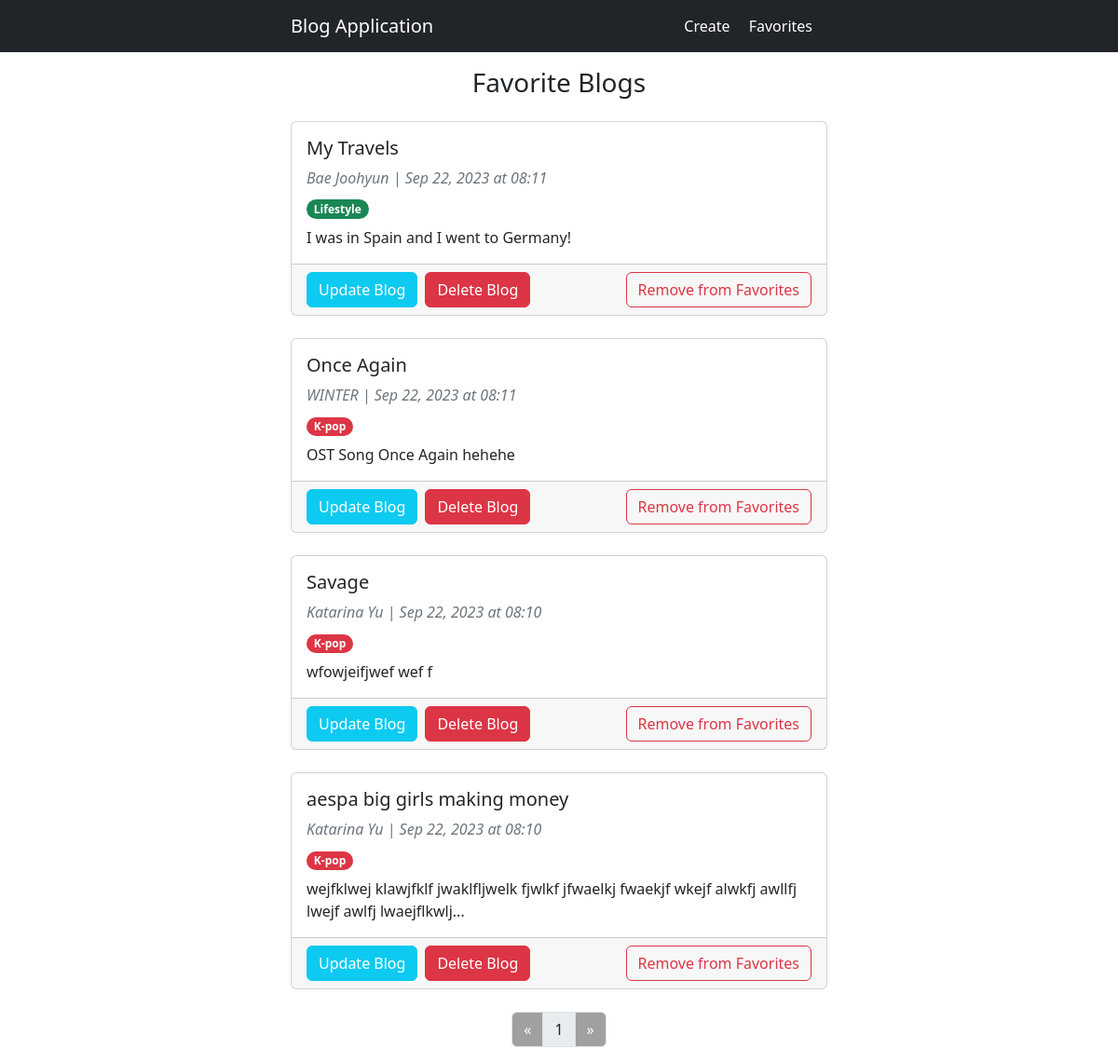
/favorites, run on the app's committed database.
### blog/models.py (models this page shows, shortened)
class Blog(models.Model):
    author = models.CharField(max_length=200)
    title = models.CharField(max_length=200)
    category = models.CharField(max_length=200)
    content = models.CharField(max_length=1000)
    created_at = models.DateTimeField('created_at', auto_now_add=True)

### blog/views.py (the view)
# urls.py: path('favorites', views.favorites, name = 'favorites'),
def favorites(request):
    template = 'blog/favorites.html'
    path = request.path
    per_page = 5
    try:
        page_number = int(request.GET.get('page'))
    except (ValueError, TypeError) as _:
        page_number = 1
    blogs = Blog.objects.filter(favorite__isnull=False).order_by('-created_at')
    offset = page_number * per_page - per_page
    limit = page_number * per_page
    total = len(blogs)
    result = blogs[offset:limit]
    context = {
        'blogs': result,
        'page': page_number,
        'total': total,
        'range': range(1, math.ceil(total / per_page) + 1),
        'current_url': path
    }
    return render(request, template, context)

### blog/templatetags/tags.py (called while the page is built)
@register.filter('format_title')
def format_title(title):
    if len(title) > 100:
        return title[:100] + "..."
    return title

@register.filter('format_content')
def format_content(content):
    if len(content) > 100:
        return content[:100] + "..."
    return content

@register.filter('get_previous_page')
def get_previous_page(page):
    if page == 1:
        return page
    return int(page) - 1

@register.filter('get_next_page')
def get_next_page(page, total):
    if page >= len(total):
        return page
    return int(page) + 1

@register.filter('get_color')
def get_color(key):
    category =  {
        'Lifestyle': 'text-bg-success',
        'K-pop': 'text-bg-danger',
        'Sports': 'text-bg-warning',
        'Politics': 'text-bg-info',
        'Entertainment': 'text-bg-secondary',
    }
    return category.get(key, 'text-bg-secondary')

### blog/templates/blog/favorites.html (shortened to what this page needs)
{% extends 'base.html' %}
{% load tags %}
{% block content %}
<h3 class="mb-4 text-center">Favorite Blogs</h3>
{% for blog in blogs %}
<div class="card mb-4">
    <div class="card-body">
        <h5 class="card-title">
            <a href="{% url 'blog-details' blog.id %}" class="text-decoration-none text-dark">
                {{ blog.title|format_title }}
            </a>
        </h5>
        <div class="mb-2">
            <span class="fst-italic fs-6 text-muted">{{ blog.author }} | </span>
            <span class="fst-italic fs-6 text-muted">
                {{ blog.created_at|date:"M d, Y" }} at {{blog.created_at|time:"H:i"}}
            </span>
        </div>
        <div class="mb-2">
            <span class="badge rounded-pill {{ blog.category|get_color }}">{{ blog.category }}</span>
        </div>
        <p class="card-text">{{ blog.content|format_content}}</p>
    </div>
    <div class="card-footer d-flex justify-content-between">
        <div class="d-flex justify-content-between">
            <a href="{% url 'update' blog.id %}" class="btn btn-info text-white me-2">Update Blog</a>
            <form action="{% url 'delete' blog.id %}" method="DELETE">
                <button class="btn btn-danger">Delete Blog</button>
            </form>
        </div>
        <form action="{% url 'add_favorites' blog.id %}" method="POST">
            <button class="btn btn-outline-danger">Remove from Favorites</button>
        </form>
    </div>
</div>
{% endfor %}
{% include 'blog/pagination.html' %}
{% endblock %}

### templates/base.html (shortened to what this page needs)
{% load static %}
<!DOCTYPE html>
<html lang="en">
<head>
    <link href="https://cdn.jsdelivr.net/npm/bootstrap@5.2.3/dist/css/bootstrap.min.css" rel="stylesheet"
>
    <link rel="stylesheet" href="https://cdn.jsdelivr.net/npm/bootstrap-icons@1.11.1/font/bootstrap-icons.css">
    <link rel="stylesheet" href="{% static 'blog/style.css' %}">
</head>
<body>
    {% include 'navbar.html' %}
    <div class="mt-5 pt-4 custom-width mx-auto container">
        {% block content %}
        {% endblock %}
    </div>
</body>
</html>

### templates/navbar.html
<nav class="navbar navbar-dark navbar-expand-lg bg-dark fixed-top">
  <div class="mx-auto d-flex justify-content-between custom-width container">
    <a class="navbar-brand" href="{% url 'index' %}">Blog Application</a>
    <div>
      <a class="navbar-brand fs-6" href="{% url 'create' %}">Create</a>
      <a class="navbar-brand fs-6" href="{% url 'favorites' %}">Favorites</a>
    </div>
  </div>
</nav>

### blog/templates/blog/pagination.html
{% load tags %}
<nav aria-label="Page navigation example">
    <ul class="pagination justify-content-center">
        <li class="page-item">
            <a class="page-link {% if page == 1 %} pagination-disabled {% else %} text-white bg-dark {% endif %}" href="{{current_path}}?page={{page|get_previous_page}}" aria-label="Previous">
                <span aria-hidden="true">&laquo;</span>
            </a>
        </li>
        {% for i in range %}
        <li class="page-item">
            <a class="page-link text-dark {% if page == i %} active-link {% endif %}" href="{{current_path}}?page={{i}}">{{ i }}</a>
        </li>
        {% endfor %}
        <li class="page-item">
            <a class="page-link {% if page == range|length %} pagination-disabled {% else %} text-white bg-dark {% endif %}" href="{{current_path}}?page={{page|get_next_page:range}}" aria-label="Next">
                <span aria-hidden="true">&raquo;</span>
            </a>
        </li>
    </ul>
</nav>

### blog/static/blog/style.css (style rules this page uses)
.active-link { background-color: #e9ecef; }
.pagination-disabled { color: white; pointer-events: none; background-color: #A0A0A0 !important; }
.custom-width { width: 50%; }

### data on the page
Blog: title "My Travels", author "Bae Joohyun", created_at "Sep 22, 2023", created_at "08:11", category "Lifestyle", content "I was in Spain and I went to Germany!"
Blog: title "Once Again", author "WINTER", created_at "Sep 22, 2023", created_at "08:11", category "K-pop", content "OST Song Once Again hehehe"
Blog: title "Savage", author "Katarina Yu", created_at "Sep 22, 2023", created_at "08:10", category "K-pop", content "wfowjeifjwef wef f"
Blog: title "aespa big girls making money", author "Katarina Yu", created_at "Sep 22, 2023", created_at "08:10", category "K-pop", content "wejfklwej klawjfklf jwaklfljwelk fjwlkf jfwaelkj fwaekjf wkejf alwkfj awllfj lwejf awlfj lwaejflkwlj..."

### other printed values
{{ i }} "1"
